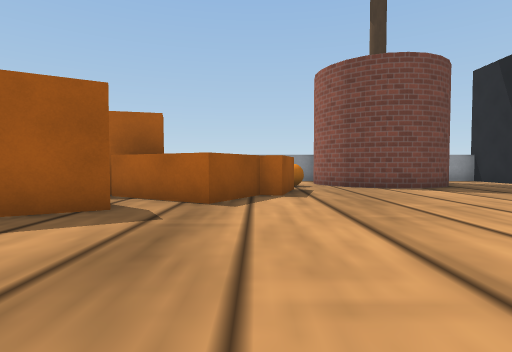
View 1 (above)

23 first-person views from a walk through a world built for the Webots simulator. The camera is 0.06 m above the floor, tilts 2° down and sees 80° across. The floor is counted in squares, 0.1 m on a side. Each view is taken from the middle of a square. On the plan, view 1 faces up. The plan holds only what a view shows up to about 9 squares ahead; the rest is blank. The robots in the file are not drawn. Simple shapes and patterns stand in for the simulator's stock objects.

View 2
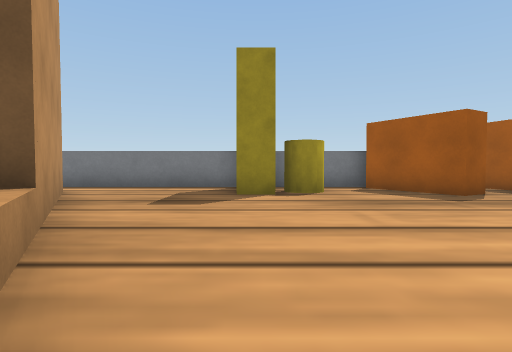

View 3
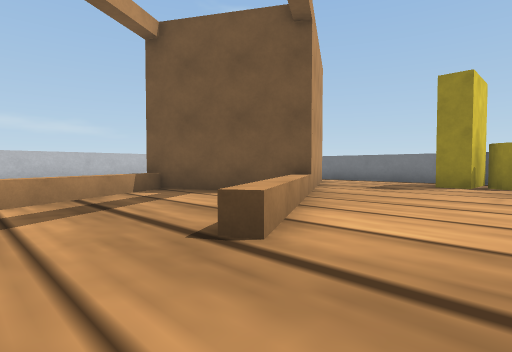

View 4
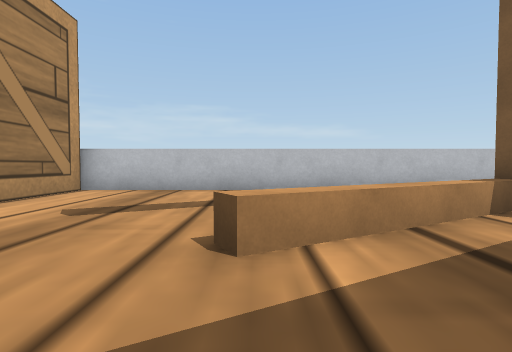

View 5
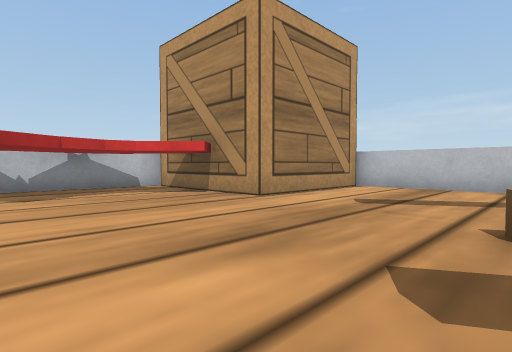

View 6
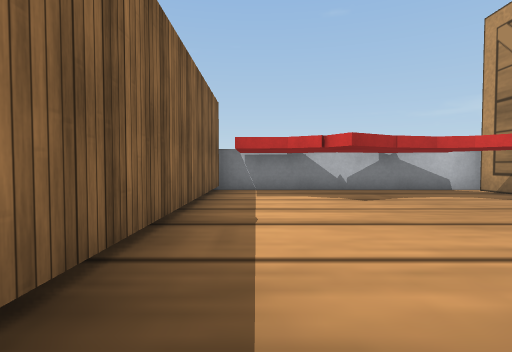

View 7
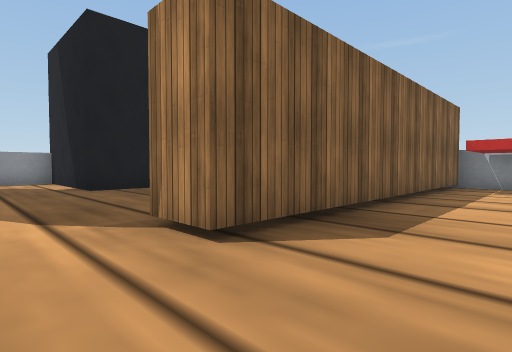

View 8
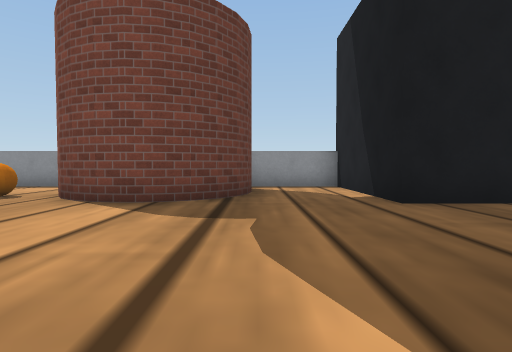

View 9
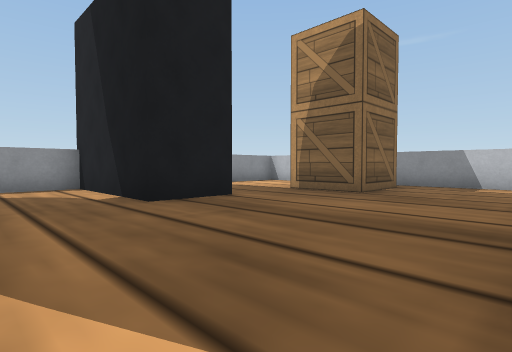

View 10
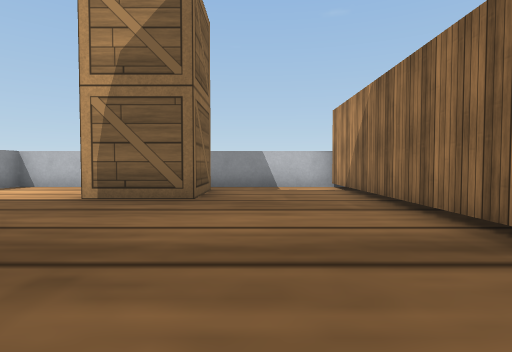

View 11
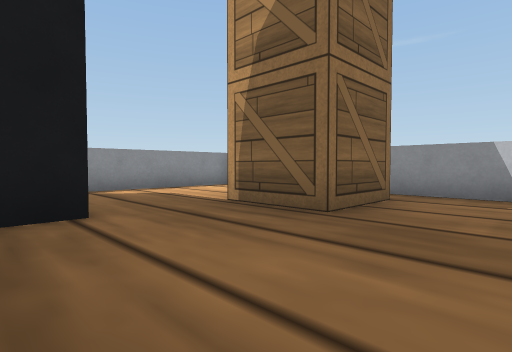

View 12
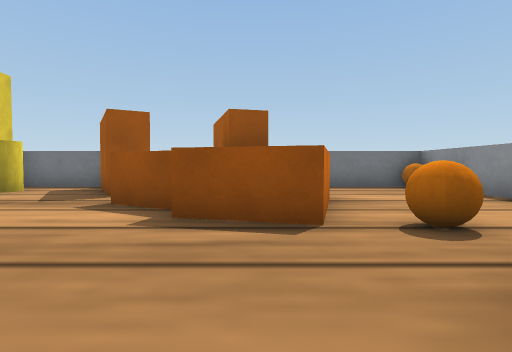

View 13
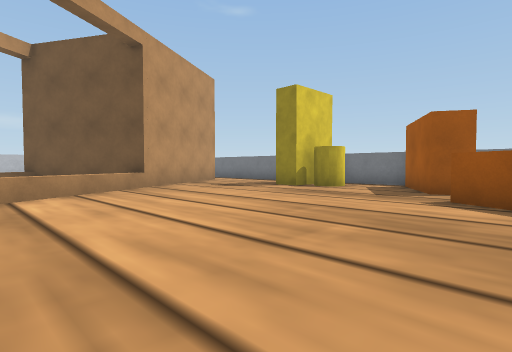

View 14
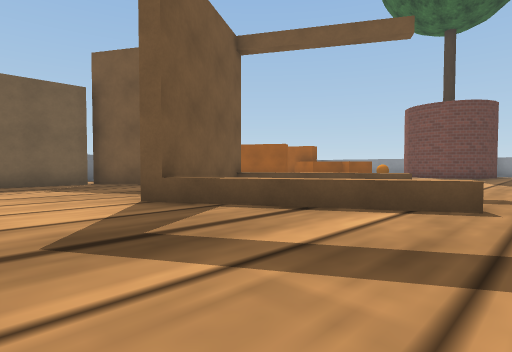

View 15
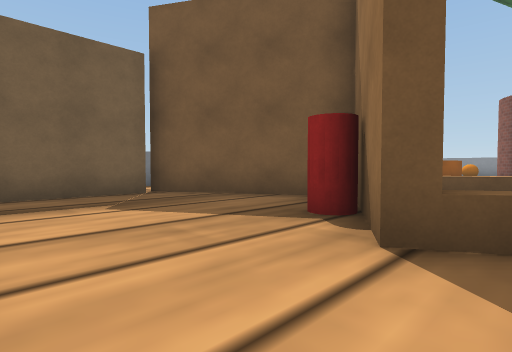

View 16
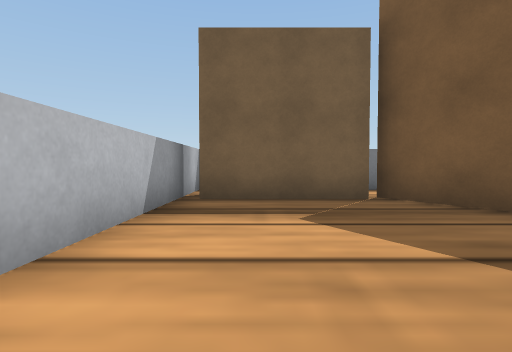

View 17
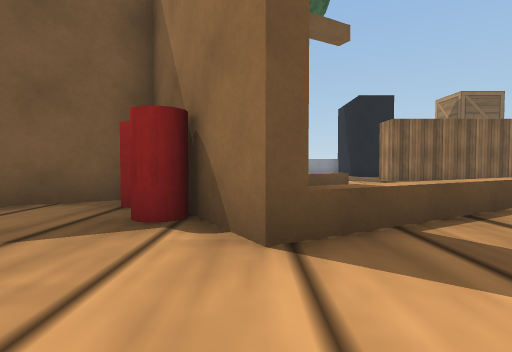

View 18
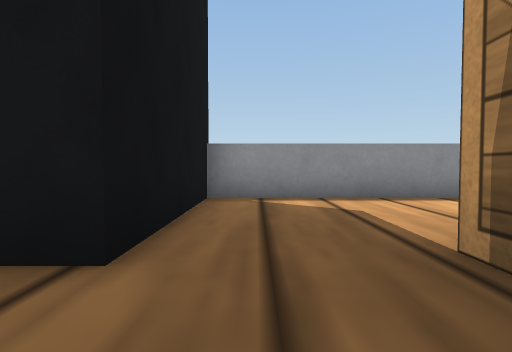

View 19
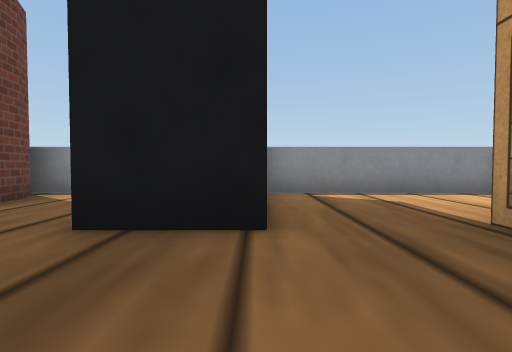

View 20
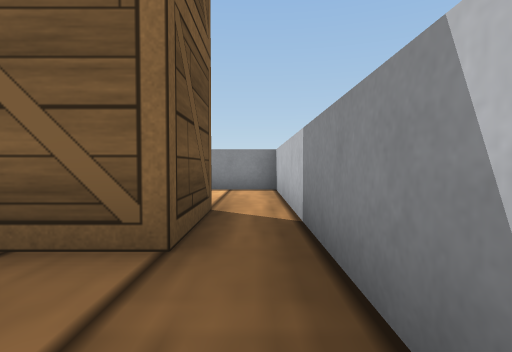

View 21
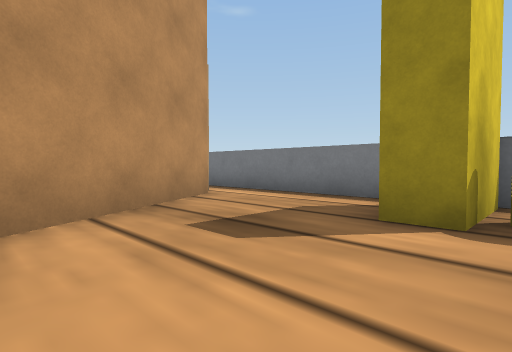

View 22
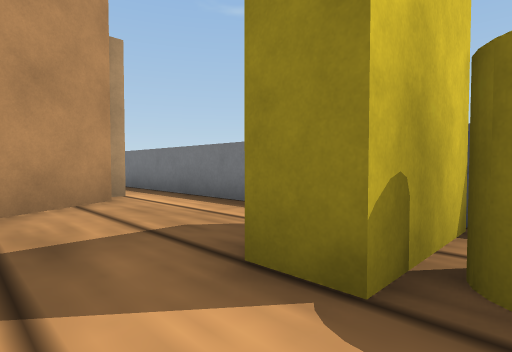

View 23
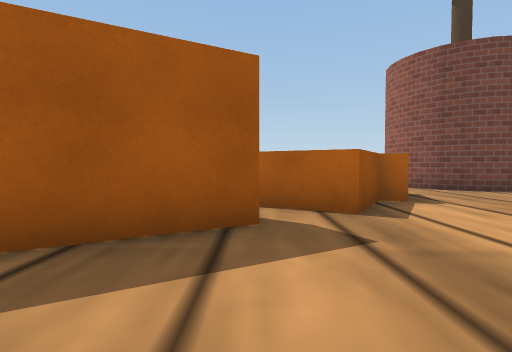

### Floor plan
Key: @ floor where view 1 was taken; # wall or solid block; . floor; B ball; T potted tree; I biscuit box; J jar; C cereal box; H chair; W wooden box; M computer; A cardboard box; R drink can.
Columns run from 5 left of view 1 to 16 right of it. Each row starts with its distance up from view 1.
 12 ######    #### M######
 11 #B  ..    T...MM.....#
 10 # .....T   T..MM.....#
  9 # ....BTT T...MM.....#
  8    .II..TTT...MM..WW.#
  7   II  I...........WW.#
  6  IIIII............WW.#
  5    II................#
  4   II.................#
  3 #I...........#########
  2 #............#########
  1 #.J..................#
  0 #CC..@....H..........#
 -1 #.......HH...........#
 -2 #.....HHH............#
 -3 #...HHRR....H........#
 -4 #..HH..R..HHH........#
 -5 #.AA...RHHH.....WWWWW#
 -6 #.A.....H.......W
 -7 #.A.............W
 -8 #.A.............W
 -9 #################

Positions as (right, up) in squares from view 1, and headings:
1: (0, 0), facing up
2: (4, 0), facing left
3: (7, 2), facing down-left
4: (7, -1), facing down
5: (7, 0), facing down-right
6: (8, 1), facing right
7: (6, 0), facing up-right
8: (6, 3), facing up
9: (6, 3), facing up-right
10: (7, 5), facing right
11: (9, 4), facing up-right
12: (4, 7), facing left
13: (5, 6), facing down-left
14: (8, -8), facing up-left
15: (4, -8), facing up-left
16: (3, -7), facing left
17: (3, -8), facing up
18: (11, 6), facing up
19: (10, 5), facing up
20: (15, 4), facing up
21: (1, 1), facing down-left
22: (-1, 1), facing down-left
23: (-2, 1), facing up
